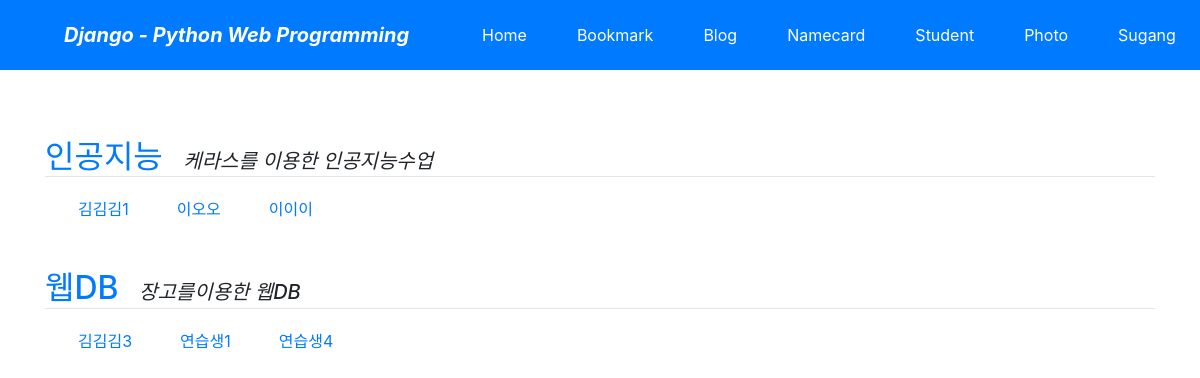
/sugang/, run on the app's committed database.
### sugang/models.py (models this page shows, shortened)
class Subject(models.Model): # 수강 과목 테이블 정의
    name = models.CharField('NAME', max_length=30) #과목명
    professor = models.CharField('PROFESSOR', max_length=30)  # 교수이름
    place = models.CharField('PLACE', max_length=30) #강의실
    description = models.CharField('One Line Description', max_length=100, blank=True) # 과목설명
    owner = models.ForeignKey('auth.User', on_delete=models.CASCADE, verbose_name='OWNER', blank=True,
                              null=True)  # edit위해 추가
    class Meta:
        ordering = ('id','name',)

class Student(models.Model): # 학생 테이블 정의
    subject = models.ForeignKey(Subject, on_delete=models.CASCADE) #수강 과목 외래키
    title = models.CharField('TITLE', max_length=30) # 이름
    number = models.CharField('NUMBER', max_length=50, blank=False)  # 학번
    major = models.CharField('MAJOR',max_length=50,blank=False) #전공
    grade = models.CharField('GRADE', max_length=50, blank=True,null=True)  # 학년
    owner = models.ForeignKey('auth.User', on_delete=models.CASCADE, verbose_name='OWNER', blank=True,
                              null=True)  # contents edit위해 추가
    class Meta:
        ordering = ('title','number','major')
    def get_absolute_url(self):
        return reverse('sugang:student_detail', args=(self.id,))

### sugang/views.py (the view)
# urls.py: path('', views.SubjectLV.as_view(), name='index'),
class SubjectLV(ListView): # 수강과목 리스트뷰
    model = Subject

### sugang/templates/sugang/subject_list.html (shortened to what this page needs)
{% extends "base.html" %}
{% block content %}
    {% for item in object_list %}
    <div class="mt-5">
        <a class="h2" href="{% url 'sugang:subject_detail' item.id %}">
            {{ item.name }}</a>&emsp;
        <span class="font-italic h5">{{ item.description }}</span>
    </div>
    <hr style="margin: 0 0 20px 0;">
    <div class="row">
        {% for student in item.student_set.all|slice:":5" %}
        <div class="ml-5">
                <a href="{{ student.get_absolute_url }}">
                        {{student.title}}
                </a>
        </div>
        {% endfor %}
    </div>
    {% endfor %}
{% endblock %}

### data on the page
Subject: name "인공지능", description "케라스를 이용한 인공지능수업"
Student: title "김김김1"
Student: title "이오오"
Student: title "이이이"
Subject: name "웹DB", description "장고를이용한 웹DB"
Student: title "김김김3"
Student: title "연습생1"
Student: title "연습생4"
